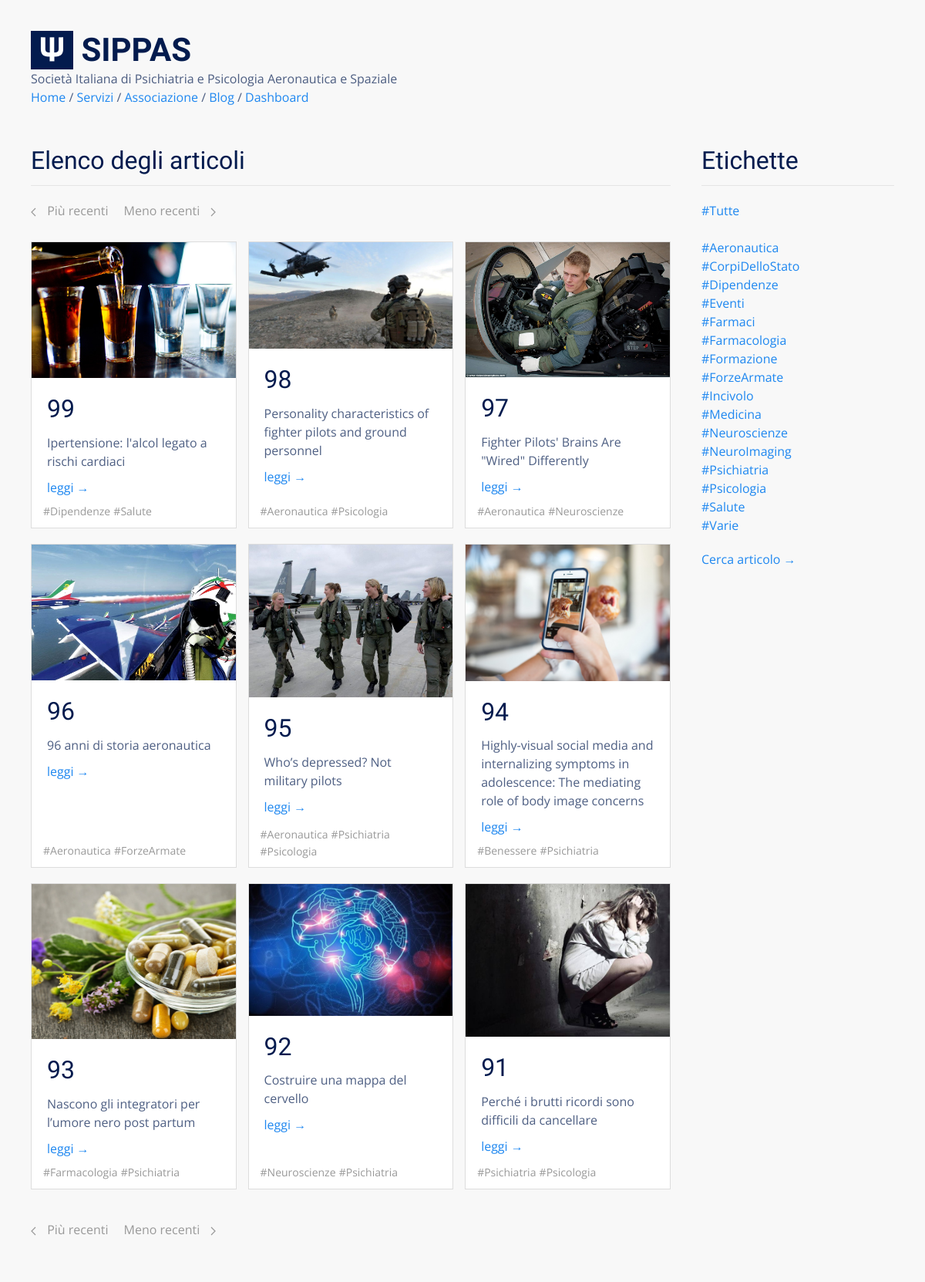
/blog/, run on an earlier commit of the app's database.
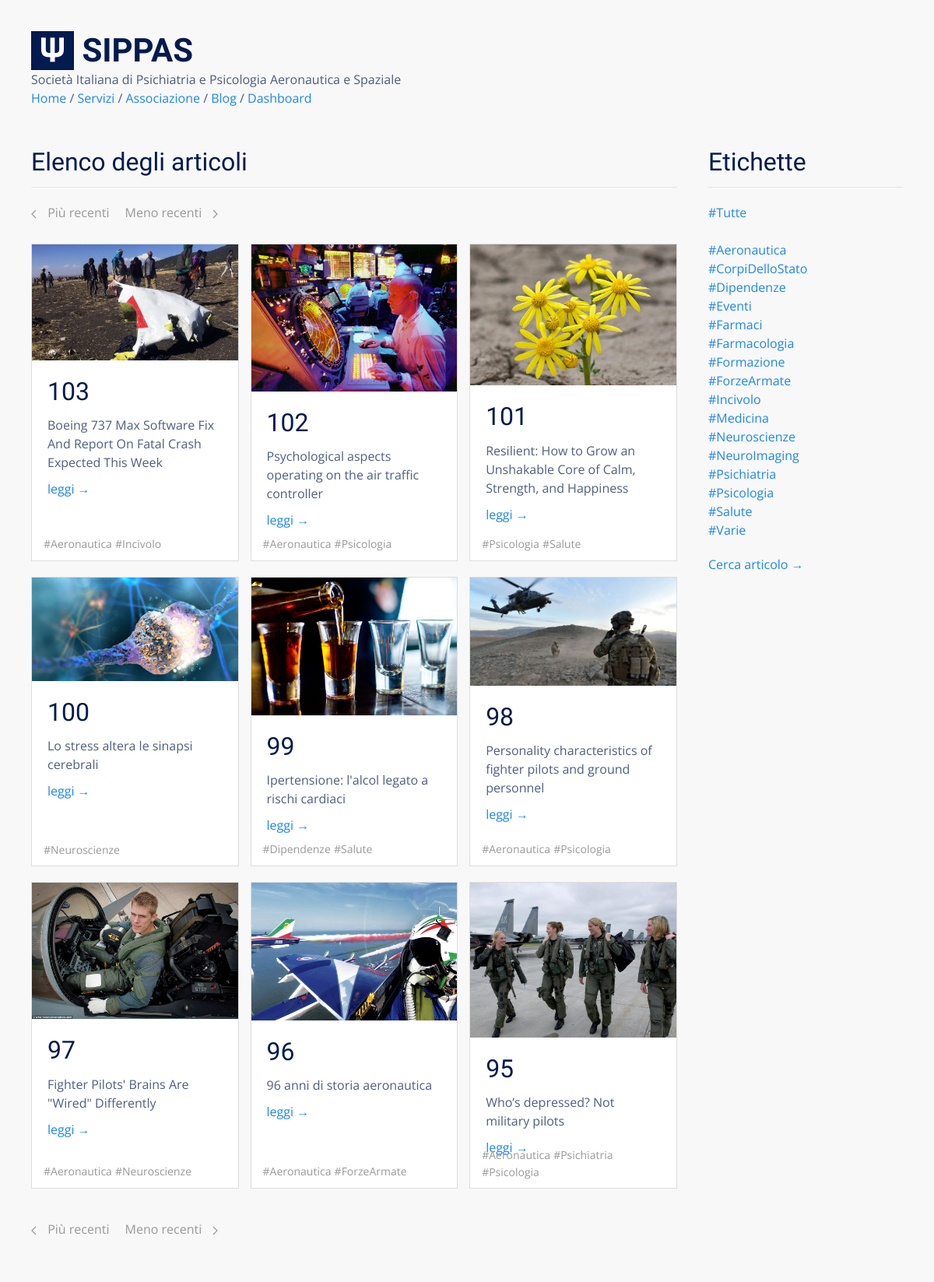
And on a later commit of the database.
### tables this page shows
CREATE TABLE "posts" (
  "id" integer NOT NULL,
  "title" text,
  "body" TEXT,
  "teaser" text,
  "tags" TEXT,
  "is_sticky" integer,
  "author" text,
  "created_at" TEXT,
  "updated_at" text,
  "published_at" TEXT,
  PRIMARY KEY ("id")
);

### flaskApp/blueprints/blog/routes.py (the view)
@bp_blog.route("/")
@cache.cached()
def posts():
  posts = query_db('SELECT * FROM posts ORDER BY id DESC LIMIT {}'.format(BLOG_PAGE_SIZE))
  return render_template(
    "blog/posts.html",
    posts=posts,
    tags=TAGS,
    pagination="blog/posts_pagination.html"
  )

### flaskApp/db/sqlite.py (called while the page is built)
def get_db():
  if "db" not in g:
    g.db = sqlite3.connect(
      db_path,
      detect_types = sqlite3.PARSE_DECLTYPES,
      isolation_level = "DEFERRED"
    )
    g.db.cursor().execute("PRAGMA journal_mode=WAL")
    g.db.row_factory = sqlite3.Row
  return g.db

def query_db(query, args=(), one = False):
  with closing(get_db().cursor().execute(query, args)) as cur:
    rv = cur.fetchall()
    return (rv[0] if rv else None) if one else rv

### flaskApp/blueprints/blog/templates/blog/posts.html
{% extends 'base.html' %}
{% block content %}
<div class="uk-section">
  <div class="uk-container">
    <div class="uk-grid">
      <div class="uk-width-3-4@s">
        <h2 class="uk-heading-divider">Elenco degli articoli</h2>
        {% if posts %}
          <div class="uk-margin">
            {% include pagination %}
          </div>
          {% include 'blog/posts_list.html' %}
        {% else %}
          <div class="uk-margin">
            Nessun articolo trovato.
          </div>
        {% endif %}
      </div>
      <div class="uk-width-expand">
        <div>
          <h2 class="uk-heading-divider">Etichette</h2>
          {% include 'blog/tags_list.html' %}
        </div>
        <div class="uk-margin">
          <a href="{{ url_for('blog.posts_search') }}">Cerca articolo &rarr;</a>
        </div>
      </div>
    </div>
    {% if posts %}
      <div class="uk-margin">
        {% include pagination %}
      </div>
    {% endif %}
  </div>
</div>
{% endblock %}

### flaskApp/blueprints/blog/templates/blog/posts_list.html
<div class="uk-grid uk-grid-match uk-grid-small">
  {% for p in posts %}
  <div class="uk-width-1-2@s uk-width-1-3@l uk-margin-bottom">
    <div class="uk-card uk-card-default uk-card-small uk-margin">
      {% if p.teaser %}
      <div class="uk-card-media-top">
        <img src="{{ url_for('static', filename='blog/' + p.teaser | replace('#', p.id | string)) }}" />
      </div>
      {% endif %}
      <div class="uk-card-body">
        <h2 class="uk-margin-remove">{{ p.id }}</h2>
        <p class="uk-margin-small">{{ p.title }}</p>
        <div class="uk-margin-bottom">
          <a href="{{ url_for('blog.view_post', id=p.id) }}">leggi &rarr;</a>
        </div>
        <p class="uk-position-small uk-position-bottom" style="bottom: 10px">
          {% for tag in p.tags.split(' ') %} <a class="uk-text-small uk-text-muted"
            href="{{ url_for('blog.posts_tagged', tag=tag) }}">{{ tag }}</a> {% endfor %}
        </p>
      </div>
    </div>
  </div>
  {% endfor %}
</div>

What changed in the data, as far as the page shows it:
no longer on this page (row unchanged): posts: teaser+id (picture), id "94", title "Highly-visual social media and internalizing symptoms in adolescence: The mediating role of body image concerns", tag "#Benessere" "#Psichiatria", shown under "Elenco degli articoli"
no longer on this page (row unchanged): posts: teaser+id (picture), id "93", title "Nascono gli integratori per l’umore nero post partum", tag "#Farmacologia" "#Psichiatria", shown under "Elenco degli articoli"
no longer on this page (row unchanged): posts: teaser+id (picture), id "92", title "Costruire una mappa del cervello", tag "#Neuroscienze" "#Psichiatria", shown under "Elenco degli articoli"
no longer on this page (row unchanged): posts: teaser+id (picture), id "91", title "Perché i brutti ricordi sono difficili da cancellare", tag "#Psichiatria" "#Psicologia", shown under "Elenco degli articoli"
added posts: teaser+id (picture), id "103", title "Boeing 737 Max Software Fix And Report On Fatal Crash Expected This Week", tag "#Aeronautica" "#Incivolo", shown under "Elenco degli articoli"
added posts: teaser+id (picture), id "102", title "Psychological aspects operating on the air traffic controller", tag "#Aeronautica" "#Psicologia", shown under "Elenco degli articoli"
added posts: teaser+id (picture), id "101", title "Resilient: How to Grow an Unshakable Core of Calm, Strength, and Happiness", tag "#Psicologia" "#Salute", shown under "Elenco degli articoli"
added posts: teaser+id (picture), id "100", title "Lo stress altera le sinapsi cerebrali", tags "#Neuroscienze"
